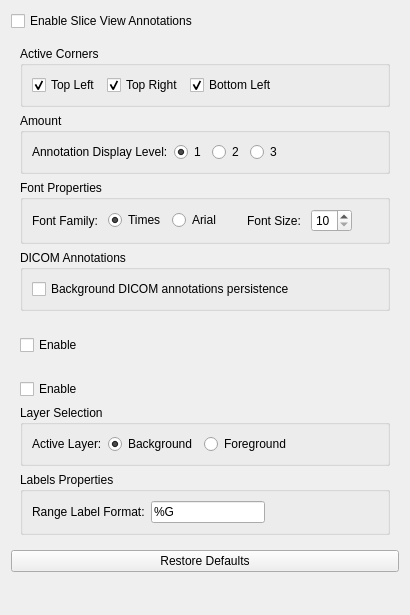
<?xml version="1.0" encoding="UTF-8"?>
<ui version="4.0">
 <class>Settings</class>
 <widget class="QWidget" name="Settings">
  <property name="geometry">
   <rect>
    <x>0</x>
    <y>0</y>
    <width>410</width>
    <height>615</height>
   </rect>
  </property>
  <property name="sizePolicy">
   <sizepolicy hsizetype="Minimum" vsizetype="Minimum">
    <horstretch>0</horstretch>
    <verstretch>0</verstretch>
   </sizepolicy>
  </property>
  <property name="windowTitle">
   <string>Slice View Annotations Settings</string>
  </property>
  <layout class="QVBoxLayout" name="verticalLayout_2">
   <property name="sizeConstraint">
    <enum>QLayout::SetMinimumSize</enum>
   </property>
   <property name="bottomMargin">
    <number>0</number>
   </property>
   <item>
    <layout class="QVBoxLayout" name="mainLayout">
     <property name="sizeConstraint">
      <enum>QLayout::SetDefaultConstraint</enum>
     </property>
     <item>
      <widget class="QCheckBox" name="sliceViewAnnotationsCheckBox">
       <property name="text">
        <string>Enable Slice View Annotations</string>
       </property>
      </widget>
     </item>
     <item>
      <widget class="ctkCollapsibleButton" name="cornerTextParametersCollapsibleButton" native="true">
       <property name="text" stdset="0">
        <string>Corner Text Annotation</string>
       </property>
       <layout class="QVBoxLayout" name="verticalLayout_4">
        <item>
         <layout class="QVBoxLayout" name="verticalLayout_3">
          <item>
           <widget class="QGroupBox" name="activateCornersGroupBox">
            <property name="title">
             <string>Active Corners</string>
            </property>
            <layout class="QHBoxLayout" name="horizontalLayout_5">
             <item>
              <widget class="QCheckBox" name="topLeftActivationCheckbox">
               <property name="text">
                <string>Top Left</string>
               </property>
               <property name="checked">
                <bool>true</bool>
               </property>
              </widget>
             </item>
             <item>
              <widget class="QCheckBox" name="topRightActivationCheckbox">
               <property name="text">
                <string>Top Right</string>
               </property>
               <property name="checked">
                <bool>true</bool>
               </property>
              </widget>
             </item>
             <item>
              <widget class="QCheckBox" name="bottomLeftActivationCheckbox">
               <property name="text">
                <string>Bottom Left</string>
               </property>
               <property name="checked">
                <bool>true</bool>
               </property>
              </widget>
             </item>
             <item>
              <spacer name="horizontalSpacer_6">
               <property name="orientation">
                <enum>Qt::Horizontal</enum>
               </property>
               <property name="sizeHint" stdset="0">
                <size>
                 <width>40</width>
                 <height>20</height>
                </size>
               </property>
              </spacer>
             </item>
            </layout>
           </widget>
          </item>
          <item>
           <widget class="ctkCollapsibleGroupBox" name="annotationsAmountGroupBox">
            <property name="title">
             <string>Amount</string>
            </property>
            <layout class="QHBoxLayout" name="horizontalLayout_2">
             <item>
              <widget class="QLabel" name="label">
               <property name="text">
                <string>Annotation Display Level:</string>
               </property>
              </widget>
             </item>
             <item>
              <widget class="QRadioButton" name="level1RadioButton">
               <property name="text">
                <string>1</string>
               </property>
               <property name="checked">
                <bool>true</bool>
               </property>
              </widget>
             </item>
             <item>
              <widget class="QRadioButton" name="level2RadioButton">
               <property name="text">
                <string>2</string>
               </property>
              </widget>
             </item>
             <item>
              <widget class="QRadioButton" name="level3RadioButton">
               <property name="text">
                <string>3</string>
               </property>
              </widget>
             </item>
             <item>
              <spacer name="horizontalSpacer_2">
               <property name="orientation">
                <enum>Qt::Horizontal</enum>
               </property>
               <property name="sizeHint" stdset="0">
                <size>
                 <width>40</width>
                 <height>20</height>
                </size>
               </property>
              </spacer>
             </item>
            </layout>
           </widget>
          </item>
          <item>
           <widget class="ctkCollapsibleGroupBox" name="fontPropertiesGroupBox">
            <property name="title">
             <string>Font Properties</string>
            </property>
            <layout class="QHBoxLayout" name="horizontalLayout_3">
             <item>
              <widget class="QLabel" name="fontFamilyLabel">
               <property name="text">
                <string>Font Family: </string>
               </property>
              </widget>
             </item>
             <item>
              <widget class="QRadioButton" name="timesFontRadioButton">
               <property name="text">
                <string>Times</string>
               </property>
               <property name="checked">
                <bool>true</bool>
               </property>
              </widget>
             </item>
             <item>
              <widget class="QRadioButton" name="arialFontRadioButton">
               <property name="text">
                <string>Arial</string>
               </property>
              </widget>
             </item>
             <item>
              <spacer name="horizontalSpacer_5">
               <property name="orientation">
                <enum>Qt::Horizontal</enum>
               </property>
               <property name="sizeType">
                <enum>QSizePolicy::Fixed</enum>
               </property>
               <property name="sizeHint" stdset="0">
                <size>
                 <width>20</width>
                 <height>20</height>
                </size>
               </property>
              </spacer>
             </item>
             <item>
              <widget class="QLabel" name="fontSizeLabel">
               <property name="text">
                <string>Font Size: </string>
               </property>
              </widget>
             </item>
             <item>
              <widget class="QSpinBox" name="fontSizeSpinBox">
               <property name="minimum">
                <number>10</number>
               </property>
               <property name="maximum">
                <number>20</number>
               </property>
              </widget>
             </item>
             <item>
              <spacer name="horizontalSpacer_3">
               <property name="orientation">
                <enum>Qt::Horizontal</enum>
               </property>
               <property name="sizeHint" stdset="0">
                <size>
                 <width>40</width>
                 <height>20</height>
                </size>
               </property>
              </spacer>
             </item>
            </layout>
           </widget>
          </item>
          <item>
           <widget class="ctkCollapsibleGroupBox" name="dicomAnnotationsCollapsibleGroupBox">
            <property name="title">
             <string>DICOM Annotations</string>
            </property>
            <layout class="QVBoxLayout" name="verticalLayout_7">
             <item>
              <widget class="QCheckBox" name="backgroundLayerPersistenceCheckbox">
               <property name="toolTip">
                <string>Show background volume DICOM annotations if foreground volume is non-DICOM.</string>
               </property>
               <property name="text">
                <string>Background DICOM annotations persistence</string>
               </property>
              </widget>
             </item>
            </layout>
           </widget>
          </item>
         </layout>
        </item>
       </layout>
      </widget>
     </item>
     <item>
      <widget class="ctkCollapsibleButton" name="rulerCollapsibleButton" native="true">
       <property name="text" stdset="0">
        <string>Ruler</string>
       </property>
       <layout class="QVBoxLayout" name="verticalLayout_5">
        <item>
         <widget class="QCheckBox" name="showRulerCheckBox">
          <property name="text">
           <string>Enable</string>
          </property>
         </widget>
        </item>
       </layout>
      </widget>
     </item>
     <item>
      <widget class="ctkCollapsibleButton" name="scalarBarCollapsibleButton" native="true">
       <property name="text" stdset="0">
        <string>Scalar Bar</string>
       </property>
       <layout class="QVBoxLayout" name="verticalLayout_6">
        <item>
         <widget class="QCheckBox" name="showScalarBarCheckBox">
          <property name="text">
           <string>Enable</string>
          </property>
         </widget>
        </item>
        <item>
         <widget class="ctkCollapsibleGroupBox" name="scalarBarLayerSelectionGroupBox">
          <property name="title">
           <string>Layer Selection</string>
          </property>
          <layout class="QHBoxLayout" name="horizontalLayout">
           <item>
            <widget class="QLabel" name="layerLabel">
             <property name="text">
              <string>Active Layer:</string>
             </property>
            </widget>
           </item>
           <item>
            <widget class="QRadioButton" name="backgroundRadioButton">
             <property name="text">
              <string>Background</string>
             </property>
             <property name="checked">
              <bool>true</bool>
             </property>
            </widget>
           </item>
           <item>
            <widget class="QRadioButton" name="foregroundRadioButton">
             <property name="text">
              <string>Foreground</string>
             </property>
            </widget>
           </item>
           <item>
            <spacer name="horizontalSpacer">
             <property name="orientation">
              <enum>Qt::Horizontal</enum>
             </property>
             <property name="sizeHint" stdset="0">
              <size>
               <width>40</width>
               <height>20</height>
              </size>
             </property>
            </spacer>
           </item>
          </layout>
         </widget>
        </item>
        <item>
         <widget class="ctkCollapsibleGroupBox" name="LabelsPropertiesCollapsibleGroupBox">
          <property name="title">
           <string>Labels Properties</string>
          </property>
          <layout class="QHBoxLayout" name="horizontalLayout_4">
           <item>
            <widget class="QLabel" name="label_5">
             <property name="text">
              <string>Range Label Format:</string>
             </property>
            </widget>
           </item>
           <item>
            <widget class="QLineEdit" name="rangeLabelFormatLineEdit">
             <property name="text">
              <string>%G</string>
             </property>
            </widget>
           </item>
           <item>
            <spacer name="horizontalSpacer_4">
             <property name="orientation">
              <enum>Qt::Horizontal</enum>
             </property>
             <property name="sizeHint" stdset="0">
              <size>
               <width>40</width>
               <height>20</height>
              </size>
             </property>
            </spacer>
           </item>
          </layout>
         </widget>
        </item>
       </layout>
      </widget>
     </item>
    </layout>
   </item>
   <item>
    <widget class="QPushButton" name="restoreDefaultsButton">
     <property name="text">
      <string>Restore Defaults</string>
     </property>
    </widget>
   </item>
   <item>
    <spacer name="verticalSpacer">
     <property name="orientation">
      <enum>Qt::Vertical</enum>
     </property>
     <property name="sizeType">
      <enum>QSizePolicy::MinimumExpanding</enum>
     </property>
     <property name="sizeHint" stdset="0">
      <size>
       <width>20</width>
       <height>5</height>
      </size>
     </property>
    </spacer>
   </item>
  </layout>
 </widget>
 <customwidgets>
  <customwidget>
   <class>ctkCollapsibleButton</class>
   <extends>QWidget</extends>
   <header>ctkCollapsibleButton.h</header>
   <container>1</container>
  </customwidget>
  <customwidget>
   <class>ctkCollapsibleGroupBox</class>
   <extends>QGroupBox</extends>
   <header>ctkCollapsibleGroupBox.h</header>
   <container>1</container>
  </customwidget>
 </customwidgets>
 <resources/>
 <connections/>
</ui>
